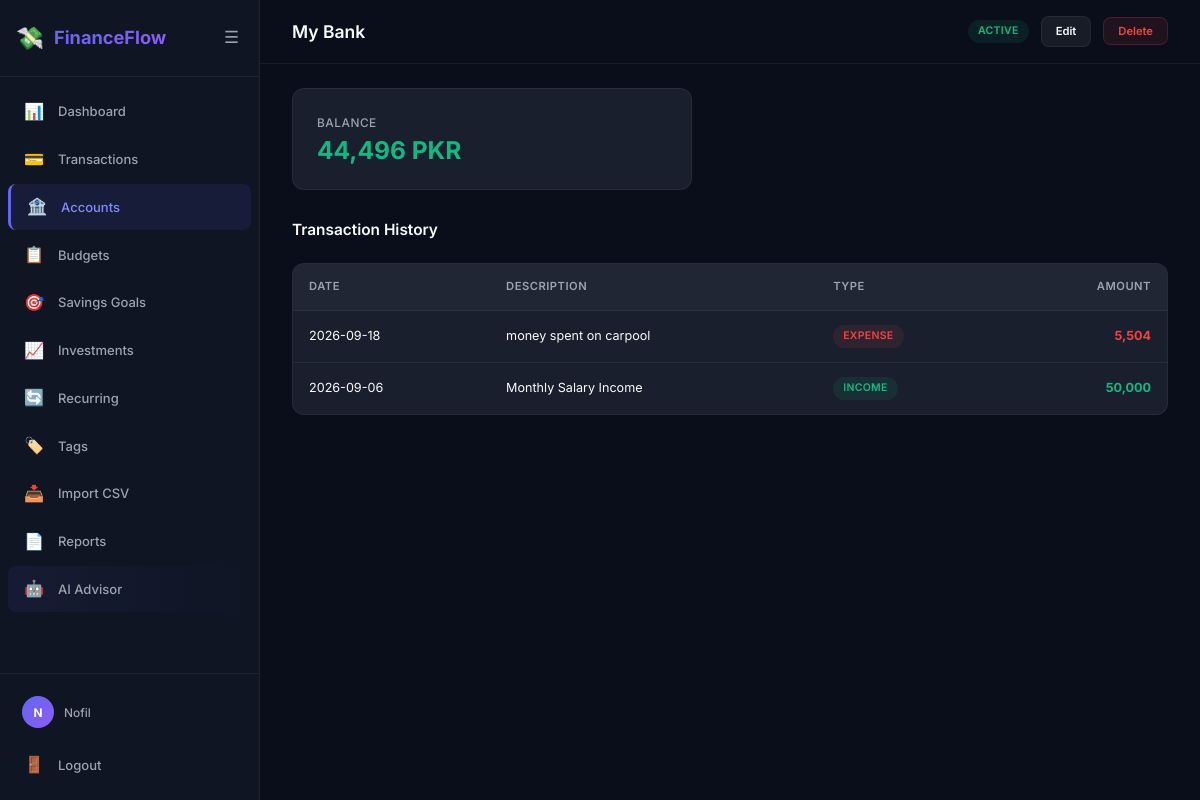
/accounts/1 (signed in), run on an earlier commit of the app's database.
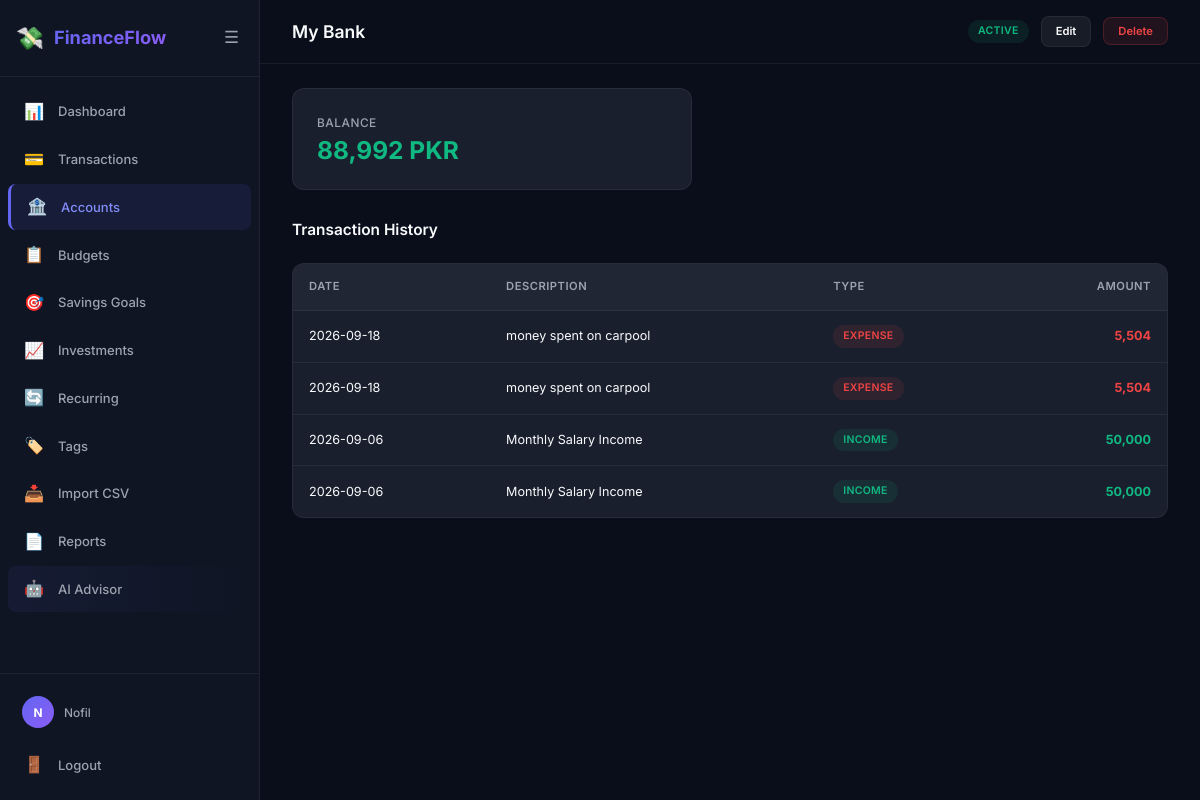
And on a later commit of the database.
### app/models/transaction.py (models this page shows, shortened)
class Transaction(db.Model):
    __tablename__ = 'transactions'
    TRANSACTION_TYPES = ('income', 'expense')
    transaction_id = db.Column(db.Integer, primary_key=True)
    user_id = db.Column(db.Integer, db.ForeignKey('users.user_id'), nullable=False)
    account_id = db.Column(db.Integer, db.ForeignKey('accounts.account_id'), nullable=False)
    category_id = db.Column(db.Integer, db.ForeignKey('categories.category_id'))
    amount = db.Column(db.Numeric(12, 2), nullable=False)
    transaction_type = db.Column(db.String(20), nullable=False)
    description = db.Column(db.String(255))
    transaction_date = db.Column(db.Date, nullable=False)
    currency = db.Column(db.String(10), default='PKR')
    exchange_rate = db.Column(db.Numeric(12, 6), default=1.0)
    is_deleted = db.Column(db.Boolean, default=False)
    deleted_at = db.Column(db.DateTime)
    created_at = db.Column(db.DateTime, default=datetime.utcnow)
    tags = db.relationship('Tag', secondary='transaction_tags', backref='transactions', lazy='dynamic')
    __table_args__ = (
        db.Index('idx_tx_date', 'transaction_date'),
        db.Index('idx_tx_amount', 'amount'),
        db.Index('idx_tx_category', 'category_id', 'transaction_type'),
        db.Index('idx_tx_user', 'user_id'),
        db.Index('idx_tx_account', 'account_id'),
    )

### app/accounts/routes.py (the view)
@accounts_bp.route('/<int:account_id>')
@login_required
def detail(account_id):
    account = Account.query.filter_by(
        account_id=account_id, user_id=current_user.user_id, is_deleted=False
    ).first_or_404()
    page = request.args.get('page', 1, type=int)
    transactions = Transaction.query.filter_by(
        account_id=account_id, is_deleted=False
    ).order_by(Transaction.transaction_date.desc()).paginate(
        page=page, per_page=20, error_out=False
    )
    return render_template('accounts/detail.html',
                           account=account, transactions=transactions)

### app/__init__.py (called while the page is built)
def _register_user_loader():
    from .models.user import User
    @login_manager.user_loader
    def load_user(user_id):
        return db.session.get(User, int(user_id))

def _register_context_processors(app):
    @app.context_processor
    def inject_globals():
        return {
            'app_name': 'FinanceFlow',
            'config': app.config,
        }

### app/models/account.py (called while the page is built)
    @property
    def balance(self):
        from .transaction import Transaction
        result = db.session.query(
            db.func.coalesce(
                db.func.sum(
                    db.case(
                        (Transaction.transaction_type == 'income', Transaction.amount),
                        else_=-Transaction.amount
                    )
                ), 0
            )
        ).filter(
            Transaction.account_id == self.account_id,
            Transaction.is_deleted == False
        ).scalar()
        return result

### app/models/user.py (called while the page is built)
    @property
    def display_name(self):
        return self.name or self.email.split('@')[0]

### app/templates/accounts/detail.html (shortened to what this page needs)
{% extends 'base.html' %}
{% block page_title %}{{ account.account_name }}{% endblock %}
{% block top_actions %}
<span class="badge badge-{{ 'active' if account.is_active else 'inactive' }}">{{ 'Active' if account.is_active else 'Inactive' }}</span>
<a href="{{ url_for('accounts.edit', account_id=account.account_id) }}" class="btn btn-secondary btn-sm">Edit</a>
<form method="POST" action="{{ url_for('accounts.delete', account_id=account.account_id) }}" class="inline-form" data-confirm="Delete this account?">
    <button type="submit" class="btn btn-danger btn-sm">Delete</button>
</form>
{% endblock %}
{% block content %}
<div class="kpi-grid" style="max-width: 400px;">
    <div class="kpi-card">
        <div class="kpi-label">Balance</div>
        <div class="kpi-value {% if account.balance >= 0 %}positive{% else %}negative{% endif %}">
            {{ '{:,.0f}'.format(account.balance) }} {{ account.currency }}
        </div>
    </div>
</div>
<div class="section-header">
    <h3 class="section-title">Transaction History</h3>
</div>
{% if transactions.items %}
<div class="table-container">
    <table>
        <thead><tr><th>Date</th><th>Description</th><th>Type</th><th style="text-align:right">Amount</th></tr></thead>
        <tbody>
            {% for txn in transactions.items %}
            <tr>
                <td>{{ txn.transaction_date.strftime('%Y-%m-%d') }}</td>
                <td>{{ txn.description or '—' }}</td>
                <td><span class="badge badge-{{ txn.transaction_type }}">{{ txn.transaction_type }}</span></td>
                <td style="text-align:right" class="font-bold {% if txn.transaction_type == 'income' %}text-success{% else %}text-danger{% endif %}">
                    {{ '{:,.0f}'.format(txn.amount|float) }}
                </td>
            </tr>
            {% endfor %}
        </tbody>
    </table>
</div>
{% else %}
<div class="empty-state"><div class="empty-state-text">No transactions for this account</div></div>
{% endif %}
{% endblock %}

What changed in the data, as far as the page shows it:
added Transaction: transaction_date "2026-09-18", description "money spent on carpool", transaction_type "EXPENSE", amount "5,504"
added Transaction: transaction_date "2026-09-06", description "Monthly Salary Income", transaction_type "INCOME", amount "50,000"
Also different on the page:
{{ '{:,.0f}'.format(account.balance) }}: "44,496" → "88,992"
